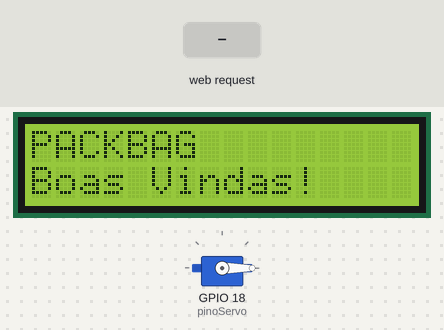
This sketch was run on a simulated ESP32. Shown: 16×2 character LCD, servo. The inputs (shaded band) are chosen by the test bench. WiFi joins after 1.5 s; servers stay silent unless stated; what the sketch prints to the serial monitor is not drawn.

Above: at 8.8 s.
8.9 s: HTTP request GET /abrir received
At 9.06 s:
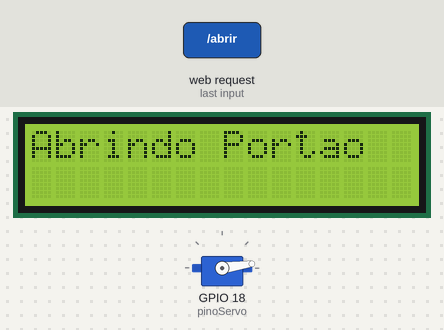
11.6 s: HTTP request GET /fechar received
At 11.76 s:
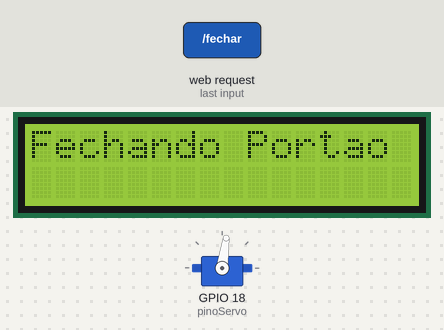
14.5 s: HTTP request GET /lcd?msg=1 received
At 15.0 s:
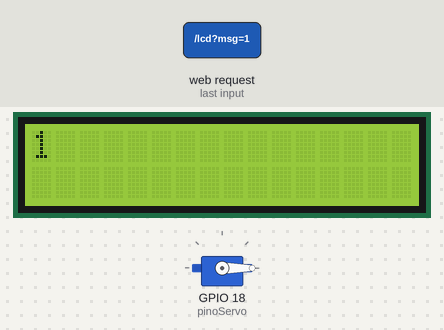
16.0 s: HTTP request GET /abrir?msg=1 received
At 18.2 s:
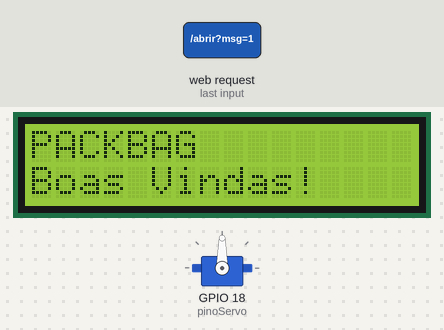
18.9 s: HTTP request GET /lcd?msg=0 received
At 19.5 s:
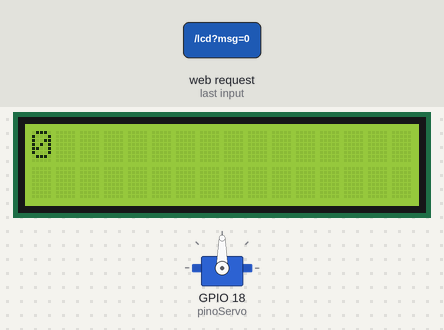
20.4 s: HTTP request GET /fechar?msg=1 received
At 20.87 s:
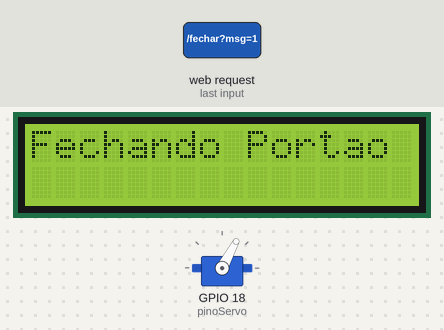
Timing chart, 0 to 23.4 s (numbered marks = the images above; inputs shaded):
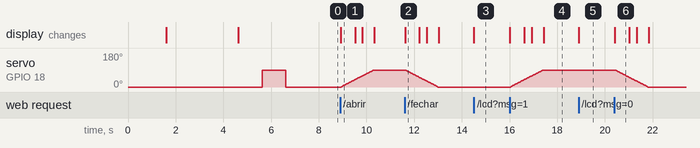

The sketch:

ESP32_LCD.ino
```cpp
#include <WiFi.h>
#include <LiquidCrystal_I2C.h>
#include <WebServer.h>
#include <ESP32Servo.h>

// Wi-Fi
const char* ssid = "NOME_DA_SUA_REDE_WIFI";
const char* password = "SENHA_DA_SUA_REDE_WIFI";

// LCD
LiquidCrystal_I2C lcd(0x27, 16, 2);

// Servo
Servo servo;
const int pinoServo = 18;  // Troque para outro pino se necessário
int anguloAtual = 0;       // Armazena a posição atual do servo

// Web server
WebServer server(80);

// Tempo
unsigned long ultimaMensagem = 0;
const unsigned long tempoLimite = 8 * 1000;

void mostrarMensagemPadrao() {
  lcd.clear();
  lcd.setCursor(0, 0);
  lcd.print("PACKBAG");
  lcd.setCursor(0, 1);
  lcd.print("Boas Vindas!");
}

void moverServoComLCD(int alvo, String mensagemPiscar) {
  int atual = servo.read();
  int passos = abs(alvo - atual);
  int direcao = (alvo > atual) ? 1 : -1;

  const int tempoDelay = 15;
  const int duracaoMovimento = passos * tempoDelay;  // tempo total do movimento
  const int intervaloPiscar = 400;
  int numPiscadas = duracaoMovimento / (2 * intervaloPiscar);  // piscadas visíveis

  // Começa movimento e piscar ao mesmo tempo
  unsigned long inicioPiscar = millis();
  unsigned long ultimaTroca = 0;
  bool visivel = false;

  for (int pos = atual, passo = 0; passo <= passos; pos += direcao, passo++) {
    servo.write(pos);

    // Piscar mensagem a cada intervaloPiscar
    if (millis() - ultimaTroca >= intervaloPiscar) {
      lcd.clear();
      if (!visivel) {
        lcd.setCursor(0, 0);
        lcd.print(mensagemPiscar);
      }
      visivel = !visivel;
      ultimaTroca = millis();
    }

    delay(tempoDelay);
  }

  lcd.clear();
  mostrarMensagemPadrao();
  ultimaMensagem = millis();  // reinicia o temporizador
}


void handleText() {
  if (server.hasArg("msg")) {
    String message = server.arg("msg");
    lcd.clear();
    lcd.setCursor(0, 0);

    if (message.length() > 16) {
      lcd.print(message.substring(0, 16));
      lcd.setCursor(0, 1);
      lcd.print(message.substring(16, 32));
    } else {
      lcd.print(message);
    }

    ultimaMensagem = millis();
    server.send(200, "text/plain", "Mensagem exibida no LCD!");
  } else {
    server.send(400, "text/plain", "Parâmetro 'msg' ausente.");
  }
}

void abrirPortao() {
  moverServoComLCD(90, "Abrindo Portao");
  server.send(200, "text/plain", "Portão aberto.");
}

void fecharPortao() {
  moverServoComLCD(0, "Fechando Portao");
  server.send(200, "text/plain", "Portão fechado.");
}

void setup() {
  Serial.begin(115200);
  Serial2.begin(115200, SERIAL_8N1, 16, 17); // Comunicação com ESP32-CAM
  Wire.begin(21, 22);  // I2C para LCD | SDA = 21, SCL = 22

  lcd.init();
  lcd.backlight();
  lcd.setCursor(0, 0);
  lcd.print("Conectando WiFi");

  WiFi.begin(ssid, password);
  while (WiFi.status() != WL_CONNECTED) {
    delay(500);
    Serial.print(".");
  }

  Serial.println("\nESP32 conectado!");
  Serial.print("IP: ");
  Serial.println(WiFi.localIP());

  lcd.clear();
  lcd.print("IP:");
  lcd.setCursor(0, 1);
  lcd.print(WiFi.localIP());
  delay(3000);

  mostrarMensagemPadrao();
  ultimaMensagem = millis();

  // Servo
  servo.attach(pinoServo);
  servo.write(0);
  anguloAtual = 0;

  // Teste rápido do servo no setup
  delay(1000);
  servo.write(90);
  delay(1000);
  servo.write(0);
  delay(1000);

  // Rotas
  server.on("/lcd", HTTP_GET, handleText);
  server.on("/abrir", HTTP_GET, abrirPortao);
  server.on("/fechar", HTTP_GET, fecharPortao);
  server.begin();
  Serial.println("Servidor iniciado");
}

void loop() {
  server.handleClient();

  // Comunicação serial com ESP32-CAM
  if (Serial2.available()) {
    Serial.write(Serial2.read());
  }
  if (Serial.available()) {
    Serial2.write(Serial.read());
  }

  // Mensagem padrão se não houver atividade
  if (millis() - ultimaMensagem > tempoLimite) {
    mostrarMensagemPadrao();
    ultimaMensagem = millis();
  }
}
```

Measured:
- after the input at 8.9 s, servo on GPIO 18 (pinoServo): moves from 0° to 90° over 1.3 s, starting after 0.05 s; the display: changes at once (image 1)
- after the input at 11.6 s, servo on GPIO 18 (pinoServo): moves from 90° to 0° over 1.3 s, starting after 0.05 s; the display: changes at once (image 2)
- after the input at 14.5 s, the display: changes at once (image 3)
- after the input at 16.0 s, servo on GPIO 18 (pinoServo): moves from 0° to 90° over 1.3 s, starting after 0.05 s; the display: first changes at once (image 4 shows a later state)
- after the input at 18.9 s, the display: changes at once (image 5)
- after the input at 20.4 s, servo on GPIO 18 (pinoServo): moves from 90° to 0° over 1.3 s, starting after 0.05 s; the display: changes at once (image 6)
